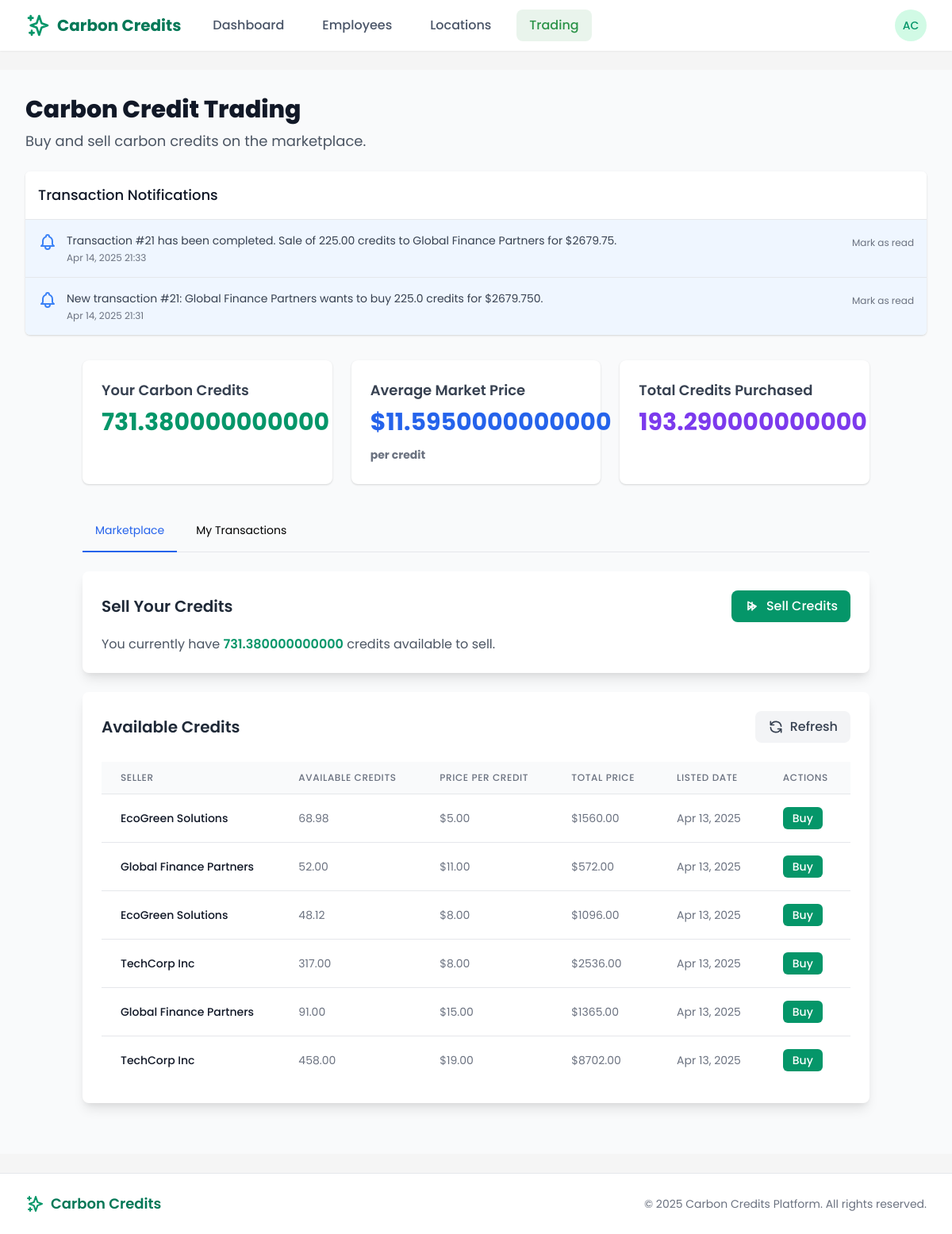
Page /employer/trading/ (signed in) on the earlier database version.
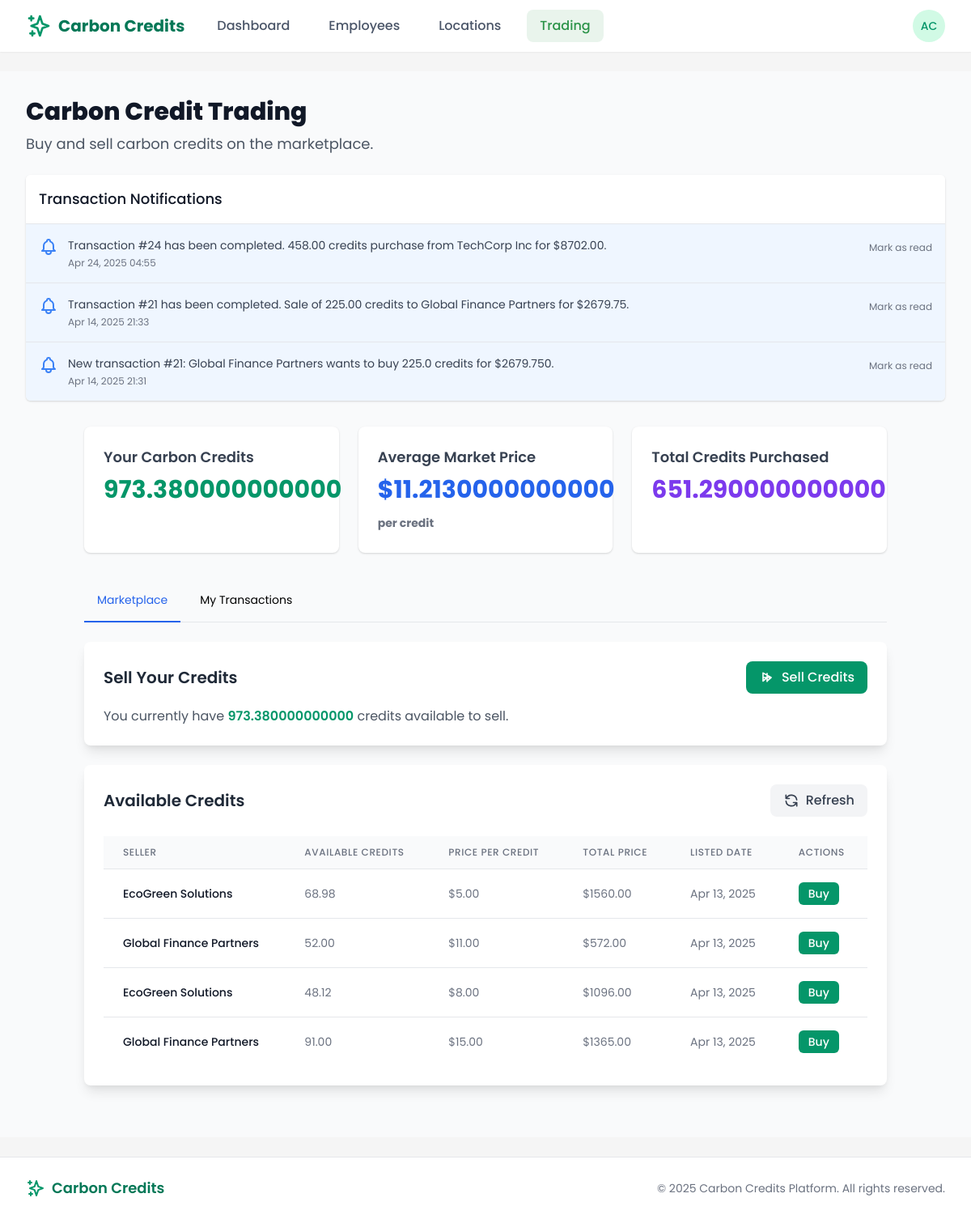
Same page on the later database version.
### marketplace/models.py (models this page shows, shortened)
class TransactionNotification(models.Model):
    NOTIFICATION_TYPES = (
        ('purchase', 'Purchase'),
        ('sale', 'Sale'),
        ('offer', 'Offer'),
        ('status_change', 'Status Change'),
        ('other', 'Other'),
    )
    user = models.ForeignKey(
        'users.CustomUser',
        on_delete=models.CASCADE,
        related_name='marketplace_notifications'
    )
    transaction = models.ForeignKey(
        MarketplaceTransaction,
        on_delete=models.CASCADE,
        related_name='notifications',
        null=True,
        blank=True
    )
    notification_type = models.CharField(max_length=15, choices=NOTIFICATION_TYPES)
    message = models.TextField()
    created_at = models.DateTimeField(default=timezone.now)
    is_read = models.BooleanField(default=False)

class MarketOffer(models.Model):
    OFFER_STATUS = (
        ('active', 'Active'),
        ('pending', 'Pending'),
        ('completed', 'Completed'),
        ('cancelled', 'Cancelled'),
        ('expired', 'Expired'),
    )
    seller = models.ForeignKey(
        EmployerProfile,
        on_delete=models.CASCADE,
        related_name='market_offers'
    )
    credit_amount = models.DecimalField(max_digits=10, decimal_places=2)
    price_per_credit = models.DecimalField(max_digits=10, decimal_places=2)
    total_price = models.DecimalField(max_digits=10, decimal_places=2)
    created_at = models.DateTimeField(default=timezone.now)
    expiry_date = models.DateTimeField()
    status = models.CharField(max_length=10, choices=OFFER_STATUS, default='active')

### users/models.py (models this page shows, shortened)
class EmployerProfile(models.Model):
    user = models.OneToOneField(
        CustomUser,
        on_delete=models.CASCADE,
        related_name='employer_profile'
    )
    company_name = models.CharField(max_length=100)
    registration_number = models.CharField(max_length=50, unique=True)
    industry = models.CharField(max_length=100)
    approved = models.BooleanField(default=False)
    created_at = models.DateTimeField(default=timezone.now)
    initial_credits_allocated = models.BooleanField(default=False)
    wallet_balance = models.DecimalField(max_digits=10, decimal_places=2, default=0)

### core/views/employer_views.py (the view)
# urls.py: path('trading/', trading, name='bank_trading'),
@login_required
@user_passes_test(lambda u: u.is_employer)
def trading(request):
    employer_profile = request.user.employer_profile
    try:
        total_credits = CarbonCredit.objects.filter(
            owner_type='employer',
            owner_id=employer_profile.id,
            status='active'
        ).aggregate(Sum('amount'))['amount__sum'] or 0
    except:
        total_credits = 0
    market_offers = MarketOffer.objects.filter(
        status='active'
    ).exclude(
        seller=employer_profile
    ).order_by('-created_at')
    transactions = MarketplaceTransaction.objects.filter(
        Q(buyer=employer_profile) | Q(seller=employer_profile)
    ).order_by('-created_at')
    total_purchased = transactions.filter(
        buyer=employer_profile,
        status__in=['approved', 'completed']
    ).aggregate(Sum('credit_amount'))['credit_amount__sum'] or 0
    avg_price = MarketOffer.objects.filter(
        status='active'
    ).aggregate(Avg('price_per_credit'))['price_per_credit__avg'] or 0
    notifications = TransactionNotification.objects.filter(
        user=request.user
    ).order_by('-created_at')[:10]  # Show latest 10 notifications
    context = {
        'page_title': 'Carbon Credit Trading',
        'market_offers': market_offers,
        'transactions': transactions,
        'total_credits': total_credits,
        'total_purchased': total_purchased,
        'avg_price': avg_price,
        'notifications': notifications,
    }
    return render(request, 'employer/trading.html', context)

### templates/employer/trading.html (shortened to what the changed rows need)
{% extends 'base.html' %}
{% block content %}
<div class="py-8 bg-gray-50 min-h-screen">
    <div class="max-w-7xl mx-auto px-4 sm:px-6 lg:px-8">
        <h1 class="text-3xl font-extrabold text-gray-900">Carbon Credit Trading</h1>
    </div>
    {% if notifications %}
    <div class="max-w-7xl mx-auto px-4 sm:px-6 lg:px-8 mt-6">
        <div class="bg-white shadow overflow-hidden sm:rounded-md">
            <div class="p-4 bg-white border-b border-gray-200">
                <h2 class="text-lg font-medium text-gray-900">Transaction Notifications</h2>
            </div>
            <ul class="divide-y divide-gray-200">
                {% for notification in notifications %}
                <li class="p-4 hover:bg-gray-50 {% if not notification.is_read %}bg-blue-50{% endif %}">
                    <div class="flex items-start">
                        <div class="flex-shrink-0">
                        </div>
                        <div class="ml-3 flex-1">
                            <p class="text-sm text-gray-700">{{ notification.message }}</p>
                            <p class="mt-1 text-xs text-gray-500">{{ notification.created_at|date:"M d, Y H:i" }}</p>
                        </div>
                        <form method="post" action="{% url 'employer:mark_notification_read' notification.id %}" class="ml-2">
                            <button type="submit" class="text-xs text-gray-500 hover:text-gray-700">
                                {% if notification.is_read %}
                                Mark as unread
                                {% else %}
                                Mark as read
                                {% endif %}
                            </button>
                        </form>
                    </div>
                </li>
                {% endfor %}
            </ul>
        </div>
    </div>
    {% endif %}
    <div class="container mx-auto px-4 py-8">
        <div class="grid grid-cols-1 md:grid-cols-3 gap-6 mb-8">
            <div class="bg-white rounded-lg shadow p-6">
                <h3 class="text-lg font-semibold text-gray-700 mb-2">Your Carbon Credits</h3>
                <p class="text-3xl font-bold text-green-600">{{ total_credits|default:"0.00" }}</p>
            </div>
            <div class="bg-white rounded-lg shadow p-6">
                <h3 class="text-lg font-semibold text-gray-700 mb-2">Average Market Price</h3>
                <p class="text-3xl font-bold text-blue-600">${{ avg_price|default:"0.00" }} <span class="text-sm text-gray-500">per credit</span></p>
            </div>
            <div class="bg-white rounded-lg shadow p-6">
                <h3 class="text-lg font-semibold text-gray-700 mb-2">Total Credits Purchased</h3>
                <p class="text-3xl font-bold text-purple-600">{{ total_purchased|default:"0.00" }}</p>
            </div>
        </div>
        <div class="tab-content active" id="marketplace">
            <div class="bg-white rounded-lg shadow-lg overflow-hidden mb-6">
                <div class="p-6">
                    <div class="flex justify-between items-center mb-4">
                        <h2 class="text-xl font-semibold text-gray-800">Sell Your Credits</h2>
                    </div>
                    <p class="text-gray-600">You currently have <span class="font-semibold text-green-600">{{ total_credits|default:"0.00" }}</span> credits available to sell.</p>
                </div>
            </div>
            <div class="bg-white rounded-lg shadow-lg overflow-hidden">
                <div class="p-6">
                    <div class="flex justify-between items-center mb-6">
                        <h2 class="text-xl font-semibold text-gray-800">Available Credits</h2>
                    </div>
                    {% if market_offers %}
                    <div class="overflow-x-auto">
                        <table class="min-w-full divide-y divide-gray-200">
                            <thead class="bg-gray-50">
                                <tr>
                                    <th scope="col" class="px-6 py-3 text-left text-xs font-medium text-gray-500 uppercase tracking-wider">Seller</th>
                                    <th scope="col" class="px-6 py-3 text-left text-xs font-medium text-gray-500 uppercase tracking-wider">Available Credits</th>
                                    <th scope="col" class="px-6 py-3 text-left text-xs font-medium text-gray-500 uppercase tracking-wider">Price per Credit</th>
                                    <th scope="col" class="px-6 py-3 text-left text-xs font-medium text-gray-500 uppercase tracking-wider">Total Price</th>
                                    <th scope="col" class="px-6 py-3 text-left text-xs font-medium text-gray-500 uppercase tracking-wider">Listed Date</th>
                                    <th scope="col" class="px-6 py-3 text-left text-xs font-medium text-gray-500 uppercase tracking-wider">Actions</th>
                                </tr>
                            </thead>
                            <tbody class="bg-white divide-y divide-gray-200">
                                {% for offer in market_offers %}
                                <tr>
                                    <td class="px-6 py-4 whitespace-nowrap text-sm font-medium text-gray-900">{{ offer.seller.company_name }}</td>
                                    <td class="px-6 py-4 whitespace-nowrap text-sm text-gray-500">{{ offer.credit_amount }}</td>
                                    <td class="px-6 py-4 whitespace-nowrap text-sm text-gray-500">${{ offer.price_per_credit }}</td>
                                    <td class="px-6 py-4 whitespace-nowrap text-sm text-gray-500">${{ offer.total_price }}</td>
                                    <td class="px-6 py-4 whitespace-nowrap text-sm text-gray-500">{{ offer.created_at|date:"M d, Y" }}</td>
                                    <td class="px-6 py-4 whitespace-nowrap text-sm text-gray-500">
                                        <button class="buy-btn bg-green-600 hover:bg-green-700 text-white font-medium py-1 px-3 rounded-md"
                                                data-offer-id="{{ offer.id }}"
                                                data-seller="{{ offer.seller.company_name }}"
                                                data-amount="{{ offer.credit_amount }}"
                                                data-price="{{ offer.price_per_credit }}"
                                                data-total="{{ offer.total_price }}">
                                            Buy
                                        </button>
                                    </td>
                                </tr>
                                {% endfor %}
                            </tbody>
                        </table>
                    </div>
                    {% endif %}
                </div>
            </div>
        </div>
    </div>
</div>
{% endblock %}

Differences in the rows shown:
no longer on this page (row edited): MarketOffer: seller.company_name "TechCorp Inc", credit_amount "317.00", price_per_credit "8.00", total_price "2536.00", created_at "Apr 13, 2025"
no longer on this page (row edited): MarketOffer: seller.company_name "TechCorp Inc", credit_amount "458.00", price_per_credit "19.00", total_price "8702.00", created_at "Apr 13, 2025"
added TransactionNotification: is_read False (drawn), message "Transaction #24 has been completed. 458.00 credits purchase from TechCorp Inc for $8702.00.", created_at "Apr 24, 2025 04:55"
Other differences:
{{ total_credits|default:"0.00" }}: "731.380000000000" → "973.380000000000"
{{ avg_price|default:"0.00" }}: "11.5950000000000" → "11.2130000000000"
{{ total_purchased|default:"0.00" }}: "193.290000000000" → "651.290000000000"
